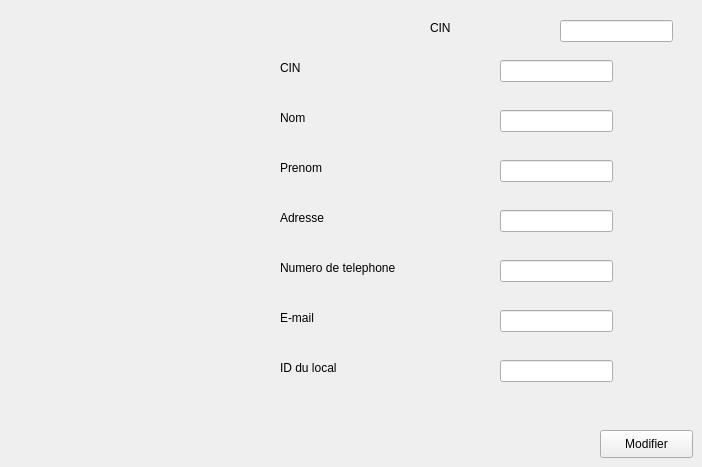
     <widget class="QWidget" name="modifier_locataire">
      <attribute name="title">
       <string>Modifier</string>
      </attribute>
      <widget class="QLineEdit" name="linemNom">
       <property name="geometry">
        <rect>
         <x>500</x>
         <y>110</y>
         <width>113</width>
         <height>22</height>
        </rect>
       </property>
      </widget>
      <widget class="QLabel" name="label_6">
       <property name="geometry">
        <rect>
         <x>280</x>
         <y>310</y>
         <width>131</width>
         <height>16</height>
        </rect>
       </property>
       <property name="text">
        <string>E-mail</string>
       </property>
      </widget>
      <widget class="QLineEdit" name="linemNumTel">
       <property name="geometry">
        <rect>
         <x>500</x>
         <y>260</y>
         <width>113</width>
         <height>22</height>
        </rect>
       </property>
      </widget>
      <widget class="QLineEdit" name="linemID_local">
       <property name="geometry">
        <rect>
         <x>500</x>
         <y>360</y>
         <width>113</width>
         <height>22</height>
        </rect>
       </property>
      </widget>
      <widget class="QLineEdit" name="linemPrenom">
       <property name="geometry">
        <rect>
         <x>500</x>
         <y>160</y>
         <width>113</width>
         <height>22</height>
        </rect>
       </property>
      </widget>
      <widget class="QLineEdit" name="linemAdresse">
       <property name="geometry">
        <rect>
         <x>500</x>
         <y>210</y>
         <width>113</width>
         <height>22</height>
        </rect>
       </property>
      </widget>
      <widget class="QLabel" name="label_3">
       <property name="geometry">
        <rect>
         <x>280</x>
         <y>110</y>
         <width>55</width>
         <height>16</height>
        </rect>
       </property>
       <property name="text">
        <string>Nom</string>
       </property>
      </widget>
      <widget class="QLineEdit" name="linemEmail">
       <property name="geometry">
        <rect>
         <x>500</x>
         <y>310</y>
         <width>113</width>
         <height>22</height>
        </rect>
       </property>
      </widget>
      <widget class="QLabel" name="label_4">
       <property name="geometry">
        <rect>
         <x>280</x>
         <y>160</y>
         <width>121</width>
         <height>16</height>
        </rect>
       </property>
       <property name="text">
        <string>Prenom</string>
       </property>
      </widget>
      <widget class="QLabel" name="label_5">
       <property name="geometry">
        <rect>
         <x>280</x>
         <y>210</y>
         <width>121</width>
         <height>16</height>
        </rect>
       </property>
       <property name="text">
        <string>Adresse</string>
       </property>
      </widget>
      <widget class="QLabel" name="label_7">
       <property name="geometry">
        <rect>
         <x>280</x>
         <y>360</y>
         <width>101</width>
         <height>16</height>
        </rect>
       </property>
       <property name="text">
        <string>ID du local</string>
       </property>
      </widget>
      <widget class="QLabel" name="label_8">
       <property name="geometry">
        <rect>
         <x>280</x>
         <y>260</y>
         <width>141</width>
         <height>16</height>
        </rect>
       </property>
       <property name="text">
        <string>Numero de telephone</string>
       </property>
      </widget>
      <widget class="QLabel" name="label_9">
       <property name="geometry">
        <rect>
         <x>280</x>
         <y>60</y>
         <width>55</width>
         <height>16</height>
        </rect>
       </property>
       <property name="text">
        <string>CIN </string>
       </property>
      </widget>
      <widget class="QLineEdit" name="linemCIN">
       <property name="geometry">
        <rect>
         <x>500</x>
         <y>60</y>
         <width>113</width>
         <height>22</height>
        </rect>
       </property>
      </widget>
      <widget class="QPushButton" name="modif_locataire">
       <property name="geometry">
        <rect>
         <x>600</x>
         <y>430</y>
         <width>93</width>
         <height>28</height>
        </rect>
       </property>
       <property name="text">
        <string>Modifier</string>
       </property>
      </widget>
      <widget class="QLabel" name="CINN">
       <property name="geometry">
        <rect>
         <x>430</x>
         <y>20</y>
         <width>55</width>
         <height>16</height>
        </rect>
       </property>
       <property name="text">
        <string>CIN </string>
       </property>
      </widget>
      <widget class="QLineEdit" name="linemCINN">
       <property name="geometry">
        <rect>
         <x>560</x>
         <y>20</y>
         <width>113</width>
         <height>22</height>
        </rect>
       </property>
      </widget>
     </widget>
